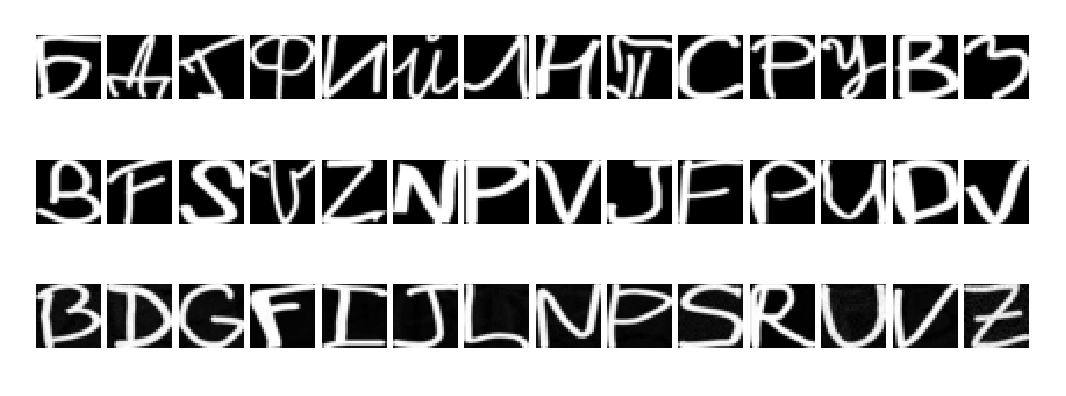

Python code for this plot:
import numpy as np
import tensorflow as tf
import matplotlib.pyplot as plt


# normalize all Images, such that each image has zero mean.
# Also invert the colors, such that the background is white and the letters are black.
def normalize_mean(I):
    #I = np.ones(I.shape, dtype=np.float32) - I
    means = np.sum(I, axis=(1,2)) / (I.shape[1] * I.shape[2])
    return I - np.reshape(means, (I.shape[0], 1, 1))


# normalize all images, such that each image has standard deviation of 1
def normalize_stddev(I):
    stddev = np.std(I, axis=(1,2))
    return I / np.reshape(stddev, (I.shape[0], 1, 1))

def shuffle_in_unision(a,b):
    rng_state = np.random.get_state()
    np.random.shuffle(a)
    np.random.set_state(rng_state)
    np.random.shuffle(b)


def make_img_beauty(I):
    I = np.reshape(I, (28,28))
    min = np.min(I)
    max = np.max(I)
    mean = np.mean(I, axis=(0,1))
    #I = I - min / max - min
    I = 10 * (I - 0.1)
    I = 1 / (np.exp(-I) + 1)
    return I


# Load the data. Store inputs in X and labels in Y
X_cyr = np.transpose(np.load("./X_cyr.npy"), (2,0,1))
Y_cyr = np.load("./labels_cyr.npy")
X_lat = np.transpose(np.load("./X_lat.npy"), (2,0,1))
Y_lat = np.load("./labels_lat.npy")

# normalize
X_cyr = normalize_mean(X_cyr)
X_cyr = normalize_stddev(X_cyr)
X_lat = normalize_mean(X_lat)
X_lat = normalize_stddev(X_lat)


def display_mean():
    for j in range(14):
        class_pics = [pics for (i,pics) in enumerate(X_lat) if Y_lat[i] == j]
        mean = np.zeros((28,28))
        for pic in class_pics:
            mean += pic
        mean /= len(class_pics)
        plt.subplot(1,14,j+1)
        plt.imshow(mean, cmap='gray')
    plt.show()

indices_lat = np.zeros(14, dtype=np.int16)
for i in range(14):
    j = 0
    while Y_lat[j] != i:
        j += 1
    indices_lat[i] = j
examples = np.array([X_lat[indices_lat[i]] for i in range(14)])
shuffle_in_unision(X_lat, Y_lat)

# Shuffle and split into test and training data (in ratio 5 to 1).
shuffle_in_unision(X_cyr, Y_cyr)
X_cyr = np.reshape(X_cyr, (-1, 28, 28, 1))
X_train = X_cyr[:5000]
X_test = X_cyr[5000:]
Y_train = Y_cyr[:5000]
Y_test = Y_cyr[5000:]


def param_relu(x, a):
    return tf.nn.relu(x) - a * tf.nn.relu(x)


phase_train = tf.placeholder(tf.bool)
X = tf.placeholder(tf.float32, [None, 28, 28, 1])
Y = tf.placeholder(tf.int32, [None])


# high-level batch normalization
def bn(x, name):
    return tf.layers.batch_normalization(inputs=x,
                                         beta_initializer=tf.truncated_normal_initializer(0.0, 0.1),
                                         gamma_initializer=tf.truncated_normal_initializer(1.0, 0.1),
                                         moving_mean_initializer=tf.truncated_normal_initializer(0.0, 0.1),
                                         moving_variance_initializer=tf.truncated_normal_initializer(1.0, 0.1),
                                         training=phase_train,
                                         name=name)


alpha = tf.get_variable('alpha', initializer=0.1)

W_en_1 = tf.get_variable('W_en_1', initializer=tf.random_normal([3,3,1,32]), collections=['vars'])
b_en_1 = tf.get_variable('b_en_1', initializer=tf.constant(0.1, tf.float32, shape=[32]))
l_en_1_norm = bn(tf.nn.conv2d(X, W_en_1, [1,2,2,1], padding='SAME') + b_en_1, 'bn_en_1')
l_en_1 = param_relu(l_en_1_norm, alpha)

W_en_2 = tf.get_variable('W_en_2', dtype=tf.float32, initializer=tf.random_normal([3,3,32,64]), collections=['vars'])
b_en_2 = tf.get_variable('b_en_2', initializer=tf.constant(0.1, tf.float32, shape=[64]))
l_en_2_norm = bn(tf.nn.conv2d(l_en_1, W_en_2, [1,2,2,1], padding='SAME') + b_en_2, 'bn_en_2')
l_en_2 = param_relu(l_en_2_norm, alpha)

W_middle_1 = tf.get_variable('W_middle_1', initializer=tf.random_normal([7 * 7 * 64, 512]), collections=['vars'])
b_middle_1 = tf.get_variable('b_middle_1', initializer=tf.random_normal([512]))

flat_1 = tf.reshape(l_en_2, [-1, 7*7*64])
middle_1 = param_relu(bn(tf.matmul(flat_1, W_middle_1) + b_middle_1, 'bn_middle_1'), alpha)

keep_prob_middle = tf.placeholder(tf.float32)
middle_1_drop = tf.nn.dropout(middle_1, keep_prob_middle)

W_middle_2 = tf.get_variable('W_middle_2', initializer=tf.random_normal([512, 7*7*64]), collections=['vars'])
b_middle_2 = tf.get_variable('b_middle_2', initializer=tf.random_normal([7*7*64]))

middle_2 = tf.reshape(param_relu(bn(tf.matmul(middle_1_drop, W_middle_2) + b_middle_2, 'bn_middle_2'), alpha), [-1, 7, 7,64])

W_de_1 = tf.get_variable('W_de_1', initializer=tf.random_normal([3,3,32,64]), collections=['vars'])
b_de_1 = tf.get_variable('b_de_1', initializer=tf.constant(0.1, tf.float32, shape=[32]))
batch_size = tf.shape(middle_2)[0]
out_shape_1 = tf.stack([batch_size, 14, 14, 32])
l_de_1_norm = bn(tf.nn.conv2d_transpose(middle_2, W_de_1, out_shape_1, strides=[1,2,2,1], padding='SAME') + b_de_1, 'bn_de_1')
l_de_1 = param_relu(l_de_1_norm, alpha)
W_de_2 = tf.get_variable('W_de_2', initializer=tf.random_normal([3,3,1,32]), collections=['vars'])
b_de_2 = tf.get_variable('b_de_2', initializer=tf.constant(0.1, tf.float32, shape=[1]))
batch_size = tf.shape(l_de_1)[0]
out_shape_2 = tf.stack([batch_size, 28, 28, 1])
l_de_2_norm = bn(tf.nn.conv2d_transpose(l_de_1, W_de_2, out_shape_2, strides=[1,2,2,1], padding='SAME') + b_de_2, 'bn_de_2')
l_de_2 = param_relu(l_de_2_norm, alpha)

W_fc = tf.get_variable('W_fc', initializer=tf.random_normal([28*28,28*28]), collections=['vars'])
lat_pred = tf.matmul(tf.reshape(l_de_2, (-1, 28*28)), W_fc)
lat_pred = tf.reshape(lat_pred, (-1, 28,28))
#lat_pred = tf.matmul(tf.reshape(l_de_2, (-1, 28,28)), tf.tile(tf.reshape(W_fc, (1,28,28)), [tf.shape(l_de_2)[0],1,1]))
lat_actual = tf.gather(examples, Y)


loss = tf.reduce_mean(tf.square(lat_actual - lat_pred))

lam = 1e-5
weight_decay = loss + lam * tf.reduce_sum(tf.stack(
    [tf.nn.l2_loss(i) for i in tf.get_collection('vars')])
)

update_ops = tf.get_collection(tf.GraphKeys.UPDATE_OPS)
with tf.control_dependencies(update_ops):
    train_step = tf.train.AdamOptimizer(1e-3).minimize(loss)


def train():
    with tf.Session() as sess:
        sess.run(tf.global_variables_initializer())
        sess.run(tf.variables_initializer(tf.get_collection('vars')))
        saver = tf.train.Saver(tf.get_collection(tf.GraphKeys.GLOBAL_VARIABLES) + tf.get_collection('vars'))
        l = -100
        r = 0
        for i in range(10000):
            l += 100
            r += 100
            if r >= X_train.shape[0]:
                l = 0
                r = 100
                shuffle_in_unision(X_train, Y_train)
            train_step.run(feed_dict={X: X_train[l:r], Y: Y_train[l:r], phase_train: True, keep_prob_middle: 0.67})
            if i % 500 == 0:
                train_accuracy = loss.eval(
                        feed_dict={X: X_train[0:200], Y: Y_train[0:200], phase_train: False, keep_prob_middle: 1.0})
                test_accuracy = loss.eval(feed_dict={X: X_test[0:200], Y: Y_test[0:200], phase_train: False, keep_prob_middle: 1.0})
                print('step %d, training accuracy %g, test accuracy %g' % (i, train_accuracy, test_accuracy))
            if i % 500 == 0 and i > 0:
                saver.save(sess, "/Users/sigi/PycharmProjects/ex04/weights_encoder_decoder_4.ckpt")
        test_accuracy = loss.eval(feed_dict={X: X_test, Y: Y_test, phase_train: False, keep_prob_middle: 1.0})
        print('test accuracy %s' % test_accuracy)
        train_accuracy = 0.0
        for i in range(int(len(X_train) / 1000)):
            train_accuracy += loss.eval(
                feed_dict={X: X_train[i * 1000:(i + 1) * 1000], Y: Y_train[i * 1000:(i + 1) * 1000], phase_train: False, keep_prob_middle: 1.0})
        train_accuracy = train_accuracy / len(X_train) * 1000
        print('train accuracy %s' % train_accuracy)
        saver.save(sess, "/Users/sigi/PycharmProjects/ex04/weights_encoder_decoder_4.ckpt")


def display():
    saver = tf.train.Saver(tf.get_collection(tf.GraphKeys.GLOBAL_VARIABLES) + tf.get_collection('vars'))
    with tf.Session() as sess:
        #sess.run(tf.global_variables_initializer())
        #sess.run(tf.variables_initializer(tf.get_collection('vars')))
        saver.restore(sess, "/Users/sigi/PycharmProjects/ex04/weights_encoder_decoder_4.ckpt")
        res = lat_pred.eval(feed_dict={X:X_test, keep_prob_middle: 1.0, phase_train: False})
        indices_cyr = np.zeros(14, dtype=np.int32)
        #print(accuracy.eval(feed_dict={X:X_test, Y: Y_test, keep_prob:1.0, keep_prob_middle:1.0, phase_train:False}))
        for i in range(14):
            j = 0
            while Y_test[j] != i:
                j += 1
            indices_cyr[i] = j
        for a in range(14):
            plt.subplot(3, 14, a+1)
            plt.imshow(np.reshape(X_test[indices_cyr[a]], (28,28)), cmap='gray')
            plt.axis('off')
        for b in range(14):
            plt.subplot(3,14,b+15)
            plt.imshow(np.reshape(X_lat[indices_lat[b]], (28,28)), cmap='gray')
            plt.axis('off')
        for c in range(14):
            plt.subplot(3,14,c+29)
            plt.imshow(np.reshape(res[indices_cyr[c]], (28,28)), cmap='gray')
            plt.axis('off')
        plt.show()


#train()
display()
